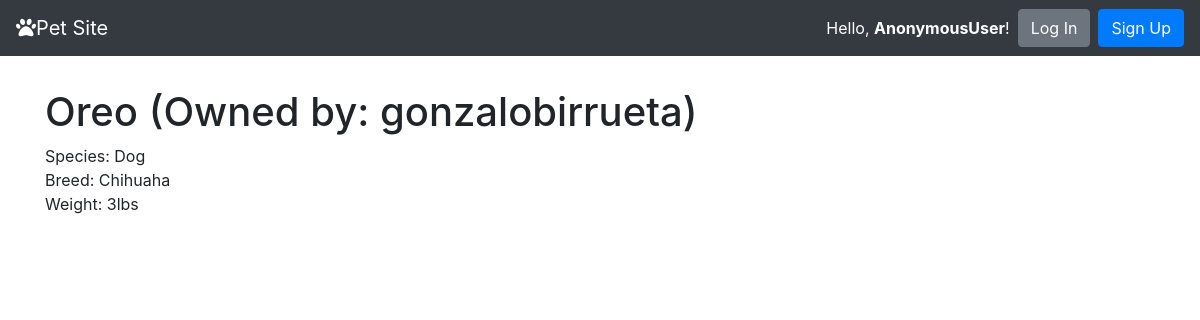
The app's page /pets/1/ with its own data.
### pet/models.py (models this page shows, shortened)
class Pet(models.Model):
    pet_name = models.CharField(max_length=100)
    species = models.CharField(max_length=100)
    breed = models.CharField(max_length=100)
    weight_in_pounds = models.IntegerField()
    owner = models.ForeignKey(User, on_delete=models.CASCADE)

### pet/views.py (the view)
# urls.py: path('pets/<int:pet_id>/', PetDetail.as_view(), name='detail'),
class PetDetail(DetailView):
  def get(self, request, pet_id):
      context = {'pet': Pet.objects.get(id=pet_id)}
      return render(request, 'detail.html', context)

### pet/templates/detail.html (shortened to what this page needs)
{% extends 'base.html' %}
{% block content %}
<h1>{{pet.pet_name}} (Owned by: {{pet.owner}})</h1>
<a>Species: {{ pet.species }} </a>
<br>
<a>Breed: {{pet.breed}}</a>
<br>
<a>Weight: {{ pet.weight_in_pounds }}lbs </a>
<br>
{% endblock %}

### records on screen
Pet: pet_name "Oreo", owner "gonzalobirrueta", species "Dog", breed "Chihuaha", weight_in_pounds "3"

### other values on screen
{{ user }} "AnonymousUser"
